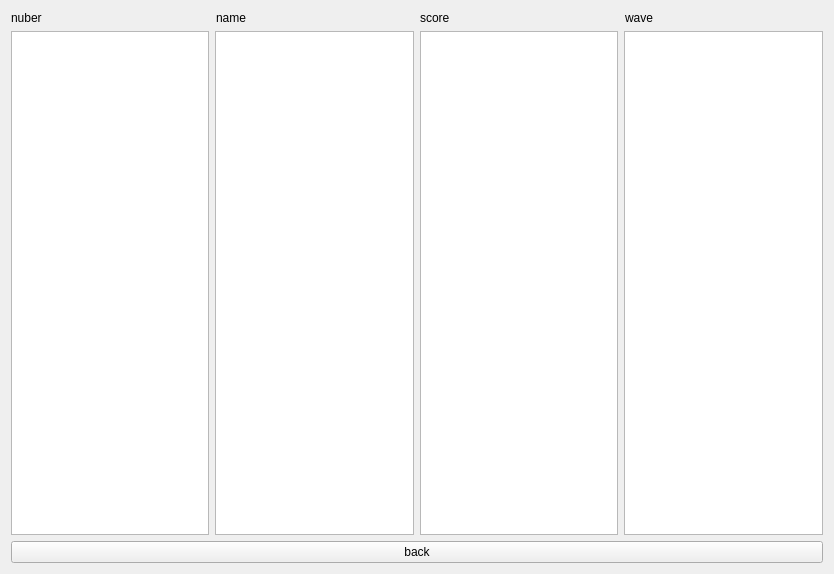
<?xml version="1.0" encoding="UTF-8"?>
<ui version="4.0">
 <class>Form</class>
 <widget class="QWidget" name="Form">
  <property name="geometry">
   <rect>
    <x>0</x>
    <y>0</y>
    <width>834</width>
    <height>574</height>
   </rect>
  </property>
  <property name="windowTitle">
   <string>Form</string>
  </property>
  <layout class="QHBoxLayout" name="horizontalLayout_3">
   <item>
    <layout class="QVBoxLayout" name="verticalLayout_2">
     <item>
      <layout class="QVBoxLayout" name="verticalLayout">
       <item>
        <layout class="QHBoxLayout" name="horizontalLayout">
         <item>
          <widget class="QLabel" name="rating">
           <property name="text">
            <string>nuber</string>
           </property>
          </widget>
         </item>
         <item>
          <widget class="QLabel" name="name">
           <property name="enabled">
            <bool>true</bool>
           </property>
           <property name="text">
            <string>name</string>
           </property>
          </widget>
         </item>
         <item>
          <widget class="QLabel" name="score">
           <property name="text">
            <string>score</string>
           </property>
          </widget>
         </item>
         <item>
          <widget class="QLabel" name="wabe">
           <property name="text">
            <string>wave</string>
           </property>
          </widget>
         </item>
        </layout>
       </item>
       <item>
        <layout class="QHBoxLayout" name="horizontalLayout_2">
         <item>
          <widget class="QTextEdit" name="textEdit"/>
         </item>
         <item>
          <widget class="QTextEdit" name="textEdit_2"/>
         </item>
         <item>
          <widget class="QTextEdit" name="textEdit_3"/>
         </item>
         <item>
          <widget class="QTextEdit" name="textEdit_4"/>
         </item>
        </layout>
       </item>
      </layout>
     </item>
     <item>
      <widget class="QPushButton" name="back">
       <property name="text">
        <string>back</string>
       </property>
      </widget>
     </item>
    </layout>
   </item>
  </layout>
 </widget>
 <resources/>
 <connections/>
</ui>
